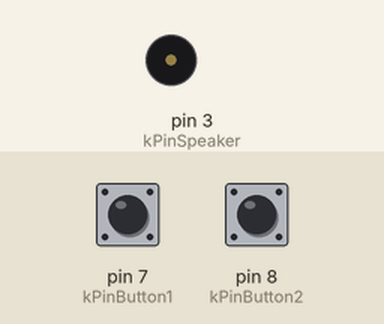
The sketch below on a simulated Arduino Uno, built with avr-gcc and run on an emulated ATmega328P. On the bench: buzzer (waves = sounding). The inputs (shaded band) are chosen by the test bench; at power-on: pin 7 (kPinButton1) HIGH, pin 8 (kPinButton2) HIGH.

Above: at 1.2 s.
1.3 s: pin 7 (kPinButton1) pulled LOW for 0.15 s
At 1.37 s:
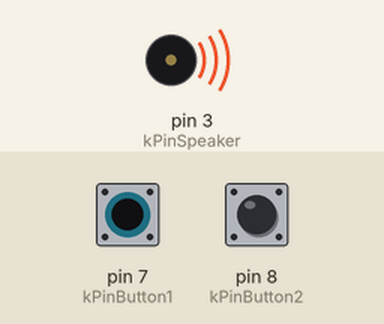
2.9 s: pin 7 (kPinButton1) pulled LOW for 3.2 s
At 7.3 s:
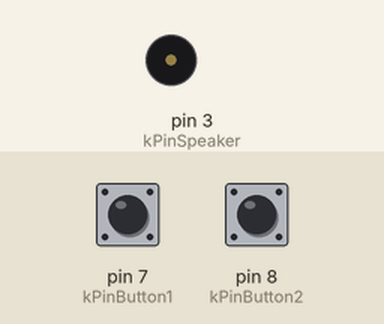
7.6 s: pin 8 (kPinButton2) pulled LOW for 3.2 s
At 8.4 s:
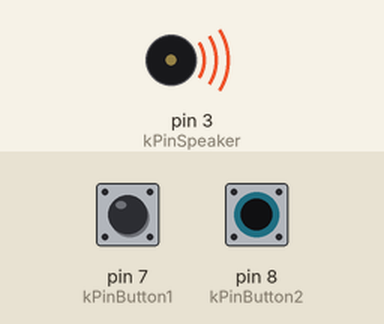
Timing chart, 0 to 12.3 s (numbered marks = the images above; inputs shaded):
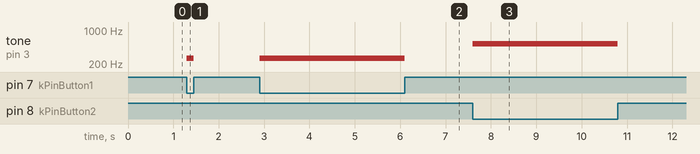

The sketch:

4_2_sketch.ino
```cpp
#define NOTE_C4 262
#define NOTE_D4 294
#define NOTE_E4 330
#define NOTE_F4 349
#define NOTE_G4 392
#define NOTE_A4 440
#define NOTE_B4 494
#define NOTE_C5 523

const int kPinSpeaker = 3;
const int kPinButton1 = 7;
const int kPinButton2 = 8;

void setup() {
  pinMode(kPinSpeaker, OUTPUT);
  pinMode(kPinButton1, INPUT);
  digitalWrite(kPinButton1, HIGH);
  pinMode(kPinButton2, INPUT);
  digitalWrite(kPinButton2, HIGH);
}

void loop() {
  if (digitalRead(kPinButton1) == LOW) {
    tone(kPinSpeaker, NOTE_C4);
  } else if (digitalRead(kPinButton2) == LOW) {
    tone(kPinSpeaker, NOTE_C5);
  } else {
    noTone(kPinSpeaker);
  }
}
```

Measured:
- after the input at 1.3 s, tone on pin 3 (kPinSpeaker): silent → 262 Hz at once, → silent 0.15 s later
- after the input at 2.9 s, tone on pin 3 (kPinSpeaker): silent → 262 Hz at once, → silent 3.2 s later
- after the input at 7.6 s, tone on pin 3 (kPinSpeaker): silent → 523 Hz at once, → silent 3.2 s later
